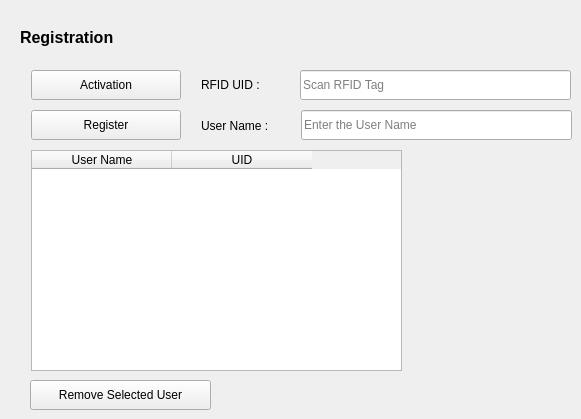
    <widget class="QWidget" name="tab">
     <attribute name="title">
      <string>Registration</string>
     </attribute>
     <widget class="QTableWidget" name="Registration_Table">
      <property name="geometry">
       <rect>
        <x>31</x>
        <y>150</y>
        <width>371</width>
        <height>221</height>
       </rect>
      </property>
      <property name="sizePolicy">
       <sizepolicy hsizetype="Expanding" vsizetype="Expanding">
        <horstretch>0</horstretch>
        <verstretch>0</verstretch>
       </sizepolicy>
      </property>
      <property name="sizeAdjustPolicy">
       <enum>QAbstractScrollArea::AdjustIgnored</enum>
      </property>
      <property name="dragEnabled">
       <bool>false</bool>
      </property>
      <property name="dragDropOverwriteMode">
       <bool>false</bool>
      </property>
      <attribute name="horizontalHeaderCascadingSectionResizes">
       <bool>false</bool>
      </attribute>
      <attribute name="horizontalHeaderMinimumSectionSize">
       <number>43</number>
      </attribute>
      <attribute name="horizontalHeaderDefaultSectionSize">
       <number>140</number>
      </attribute>
      <attribute name="verticalHeaderCascadingSectionResizes">
       <bool>false</bool>
      </attribute>
      <attribute name="verticalHeaderDefaultSectionSize">
       <number>33</number>
      </attribute>
      <column>
       <property name="text">
        <string>User Name</string>
       </property>
      </column>
      <column>
       <property name="text">
        <string>UID</string>
       </property>
       <property name="whatsThis">
        <string notr="true"/>
       </property>
      </column>
     </widget>
     <widget class="QPushButton" name="RegistrationBtn_Register">
      <property name="geometry">
       <rect>
        <x>31</x>
        <y>110</y>
        <width>150</width>
        <height>30</height>
       </rect>
      </property>
      <property name="text">
       <string>Register</string>
      </property>
     </widget>
     <widget class="QLineEdit" name="RegistrationLine_UID">
      <property name="geometry">
       <rect>
        <x>300</x>
        <y>70</y>
        <width>271</width>
        <height>30</height>
       </rect>
      </property>
      <property name="placeholderText">
       <string>Scan RFID Tag</string>
      </property>
     </widget>
     <widget class="QLabel" name="labelRFID">
      <property name="geometry">
       <rect>
        <x>201</x>
        <y>70</y>
        <width>150</width>
        <height>30</height>
       </rect>
      </property>
      <property name="text">
       <string>RFID UID :</string>
      </property>
     </widget>
     <widget class="QPushButton" name="RegistrationBtn_Remove">
      <property name="geometry">
       <rect>
        <x>30</x>
        <y>380</y>
        <width>181</width>
        <height>30</height>
       </rect>
      </property>
      <property name="text">
       <string>Remove Selected User</string>
      </property>
     </widget>
     <widget class="QLabel" name="nameLabel">
      <property name="geometry">
       <rect>
        <x>201</x>
        <y>115</y>
        <width>91</width>
        <height>21</height>
       </rect>
      </property>
      <property name="text">
       <string>User Name :</string>
      </property>
     </widget>
     <widget class="QLineEdit" name="RegistrationLine_Name">
      <property name="geometry">
       <rect>
        <x>301</x>
        <y>110</y>
        <width>271</width>
        <height>30</height>
       </rect>
      </property>
      <property name="placeholderText">
       <string>Enter the User Name</string>
      </property>
     </widget>
     <widget class="QPushButton" name="RegistrationBtn_Activation">
      <property name="geometry">
       <rect>
        <x>31</x>
        <y>70</y>
        <width>150</width>
        <height>30</height>
       </rect>
      </property>
      <property name="text">
       <string>Activation</string>
      </property>
     </widget>
     <widget class="QLabel" name="label_75">
      <property name="geometry">
       <rect>
        <x>20</x>
        <y>20</y>
        <width>211</width>
        <height>34</height>
       </rect>
      </property>
      <property name="font">
       <font>
        <pointsize>12</pointsize>
        <weight>75</weight>
        <bold>true</bold>
       </font>
      </property>
      <property name="text">
       <string>Registration</string>
      </property>
      <property name="alignment">
       <set>Qt::AlignLeading|Qt::AlignLeft|Qt::AlignVCenter</set>
      </property>
     </widget>
    </widget>
